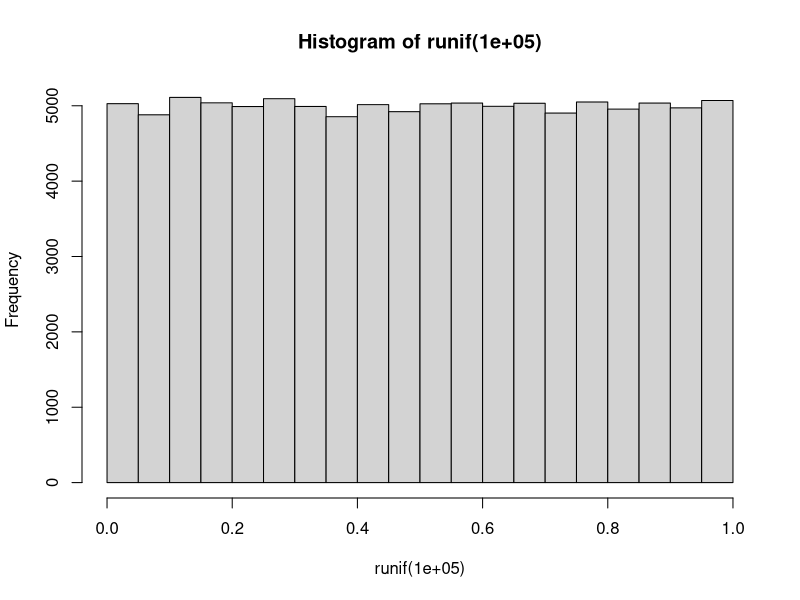
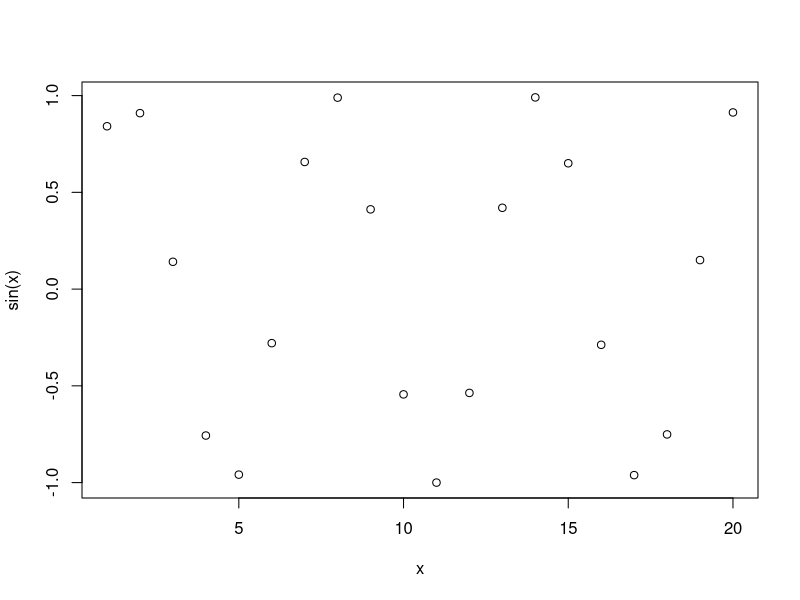
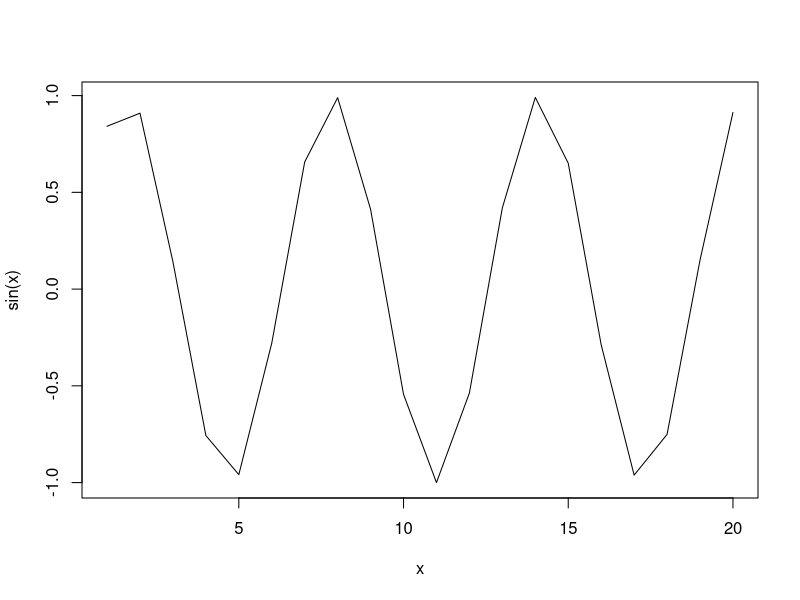
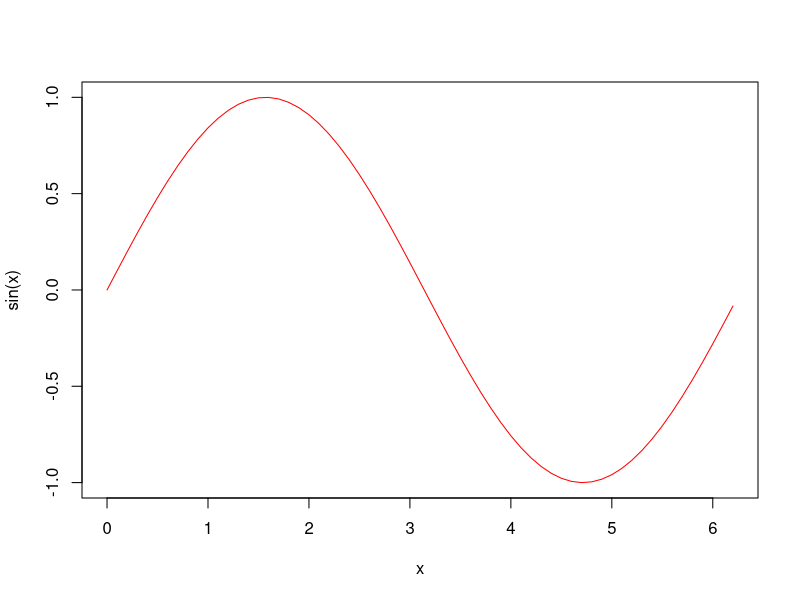
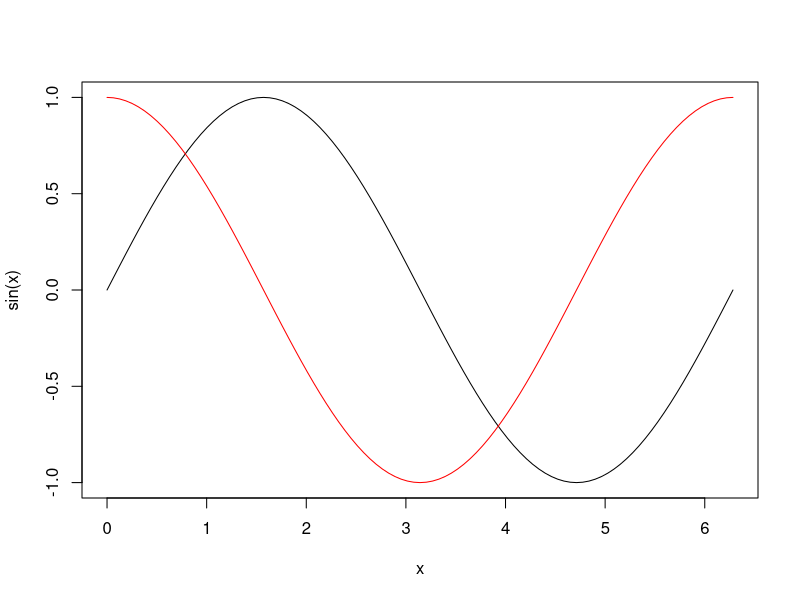
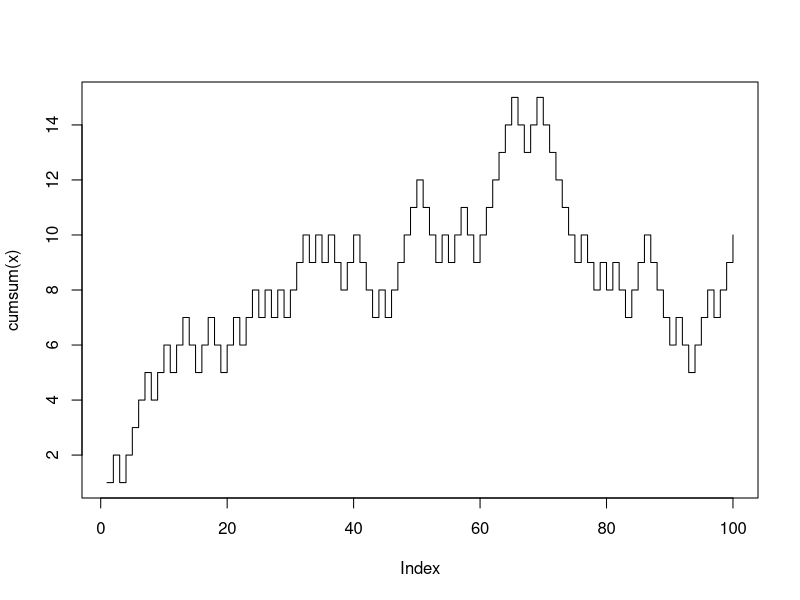
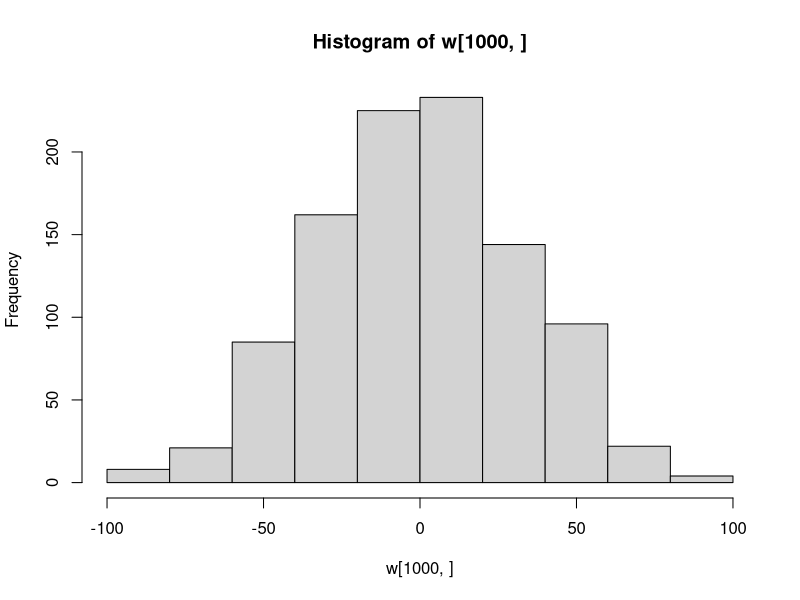
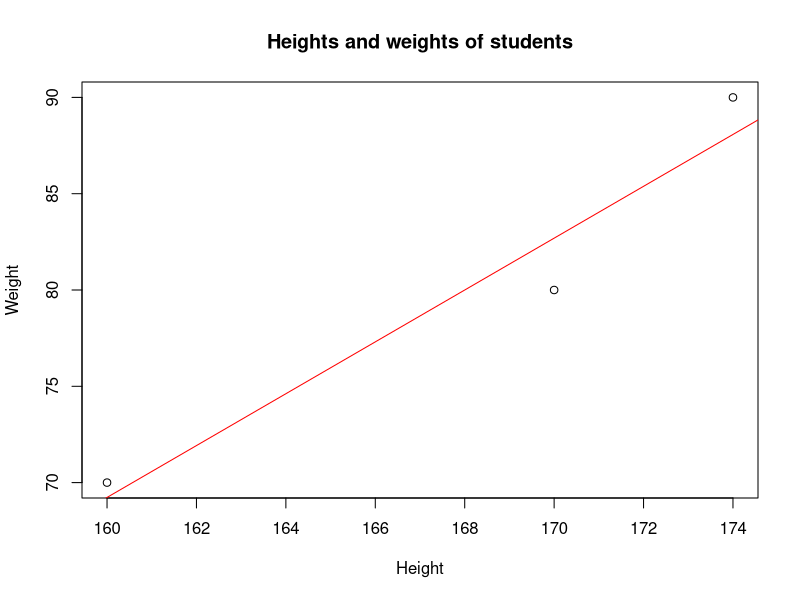

These figures' R source, in order:
## #############################################################################
## basic math operations
## #############################################################################

1 + 3
3 * 3
3^2
## ~undocumented, but works like in Python
3**2

pi
"pi"
'pi'

?pi

## #############################################################################
## vectors
## #############################################################################

letters
LETTERS
str(letters)

## one-based indexing!
letters[1]
letters[5]
letters[1:5]
1:5
seq(1, 5)
?seq
seq(1, 5, by = 0.1)
seq(1, 5, 0.1)
seq(by = 0.1, from = 1, to = 5)

## #############################################################################
## variables
## #############################################################################

x = 4  # works, but not in sync with the common code style
x <- 4 # good!

x * 2

## TODO compute the square root of x
x ^ 2
x ^ 0.5

## #############################################################################
## functions
## #############################################################################

sqrt(x)

hist(runif(100000))
?runif

runif(5, 5, 25)

## TODO sine wave
x <- 1:20
x <- 'foobar'
x <- runif
x(5)
x <- 1:20
sin(x)

## #############################################################################
## basic plots
## #############################################################################

plot(x, sin(x))
plot(x, sin(x), type = 'l')
?plot
?plot.default

## later => ggplot2

x <- seq(0, pi*2, by = 0.1)
plot(x, sin(x), type = 'l', col = 'red')

curve(sin, to = pi * 2)
?curve
?plot
?plot.default
curve(cos, to = pi * 2, col = 'red', add = TRUE)

## NOTE TRUE is often abbreviated to T, but avoid by all means, see e.g.
## T <- FALSE

## TODO Brownian motion / random walk for 100 steps
x <- 0
# +1
# -1

for (i in 1:100) { # whitespace doesn't matter, but stick with a code style!
    if (runif(1) < 0.5) {
        x <- x - 1
    } else {
        x <- x + 1
    }
}
x

set.seed(42)

## vectorize (always)
x <- round(runif(100))*2-1
cumsum(x)

plot(cumsum(x), type = 's')

x <- sample(c(1, -1),
            size = 100,
            replace = TRUE)
cumsum(x)

w <- matrix(round(runif(1e3))*2-1, nrow = 10)
w <- apply(w, 1, cumsum)
w
w[100, ]

w <- matrix(round(runif(1e6))*2-1, nrow = 1e3)
w <- apply(w, 1, cumsum)
str(w)
w[1000, ]
hist(w[1000, ])

## DATA!
h <- c(174, 170, 160)
w <- c(90, 80, 70)

plot(h, w, main = 'Heights and weights of students',
     xlab = 'Height', ylab = 'Weight')

## #############################################################################
## basic stats
## #############################################################################

min(w)
max(w)
range(w)
diff(range(w))
mean(w)
median(w)
sum(w)
summary(w)

cor(w, h)
lm(w ~ h) # linear model


165 * 1.3462 -146.1538

fit <- lm(w ~ h)
predict(fit, newdata = list(h = 165))

## extrapolation + needs more data! e.g. on newborns..
predict(fit, newdata = list(h = 52))

str(fit)
fit
summary(fit)

abline(fit, col = 'red')

## #############################################################################
## data frames
## #############################################################################

df <- data.frame(weight = w, height = h)
df
str(df)
df$weight
df$weight[1]
df[1, 1]
df[2, 2]
df[1, ]
df[, 1]

cor(df)
plot(df)
lm(df)

## compute Body Mass Index (BMI)
df$bmi <- df$weight / (df$height/100)^2
str(df)
df
